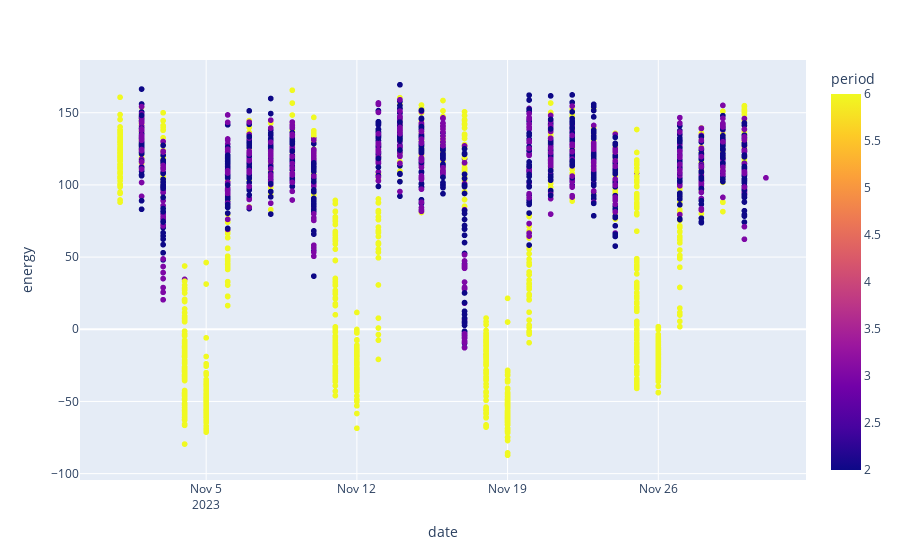

The cell this chart's notebook holds for it:
### Code cell
px.scatter(
    data_frame=df,
    x='date',
    y='energy',
    color='period'
)

### Figure 1 — Plotly figure (JSON) as saved in the notebook; plotly's stock layout.template omitted (floating-point values rounded to 4 significant figures; data arrays with more than 128 entries replaced by an {"elided": "..."} marker saying what was removed)
{"data": [{"hovertemplate": "date=%{x}<br>energy=%{y}<br>period=%{marker.color}<extra></extra>", "legendgroup": "", "marker": {"color": {"elided": "2880 int values"}, "coloraxis": "coloraxis", "symbol": "circle"}, "mode": "markers", "name": "", "showlegend": false, "type": "scattergl", "x": {"elided": "2880 str values"}, "xaxis": "x", "y": {"elided": "2880 float values"}, "yaxis": "y"}], "layout": {"coloraxis": {"colorbar": {"title": {"text": "period"}}, "colorscale": [[0, "#0d0887"], [0.1111, "#46039f"], [0.2222, "#7201a8"], [0.3333, "#9c179e"], [0.4444, "#bd3786"], [0.5556, "#d8576b"], [0.6667, "#ed7953"], [0.7778, "#fb9f3a"], [0.8889, "#fdca26"], [1, "#f0f921"]]}, "legend": {"tracegroupgap": 0}, "margin": {"t": 60}, "xaxis": {"anchor": "y", "domain": [0, 1], "title": {"text": "date"}}, "yaxis": {"anchor": "x", "domain": [0, 1], "title": {"text": "energy"}}}}
